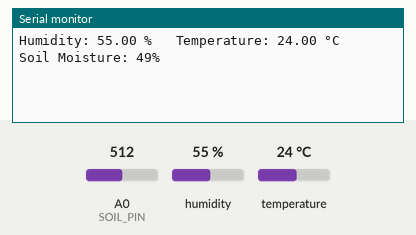
This sketch was run on a simulated ESP8266 (NodeMCU). Parts: the last lines printed to the serial monitor. The inputs (shaded band) are chosen by the test bench; at power-on: humidity 55 %, A0 (SOIL_PIN) = 512, temperature 24 °C. WiFi joins after 1.5 s; servers stay silent unless stated.

Above: at 3.0 s.
3.1 s: humidity set to 22 %
At 4.4 s:
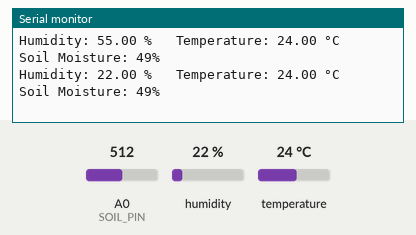
5.8 s: A0 (SOIL_PIN) set to 716
At 6.2 s:
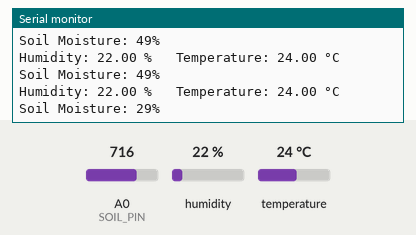
8.5 s: temperature set to 12 °C
At 10.9 s:
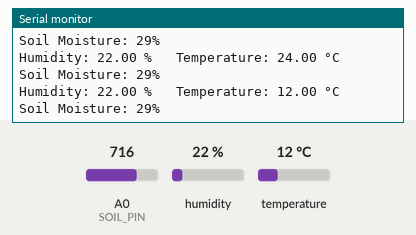
11.2 s: A0 (SOIL_PIN) set to 900
At 12.7 s:
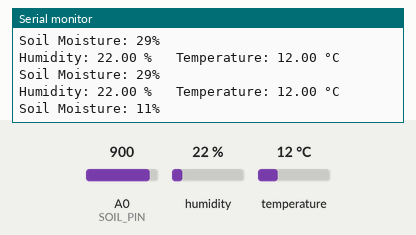
13.9 s: humidity set to 40 %
At 14.5 s:
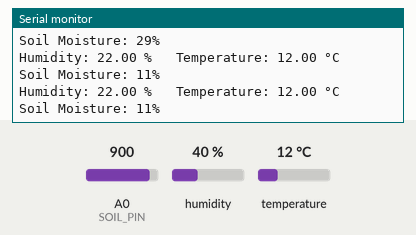
Timing chart, 0 to 16.9 s (numbered marks = the images above; inputs shaded):
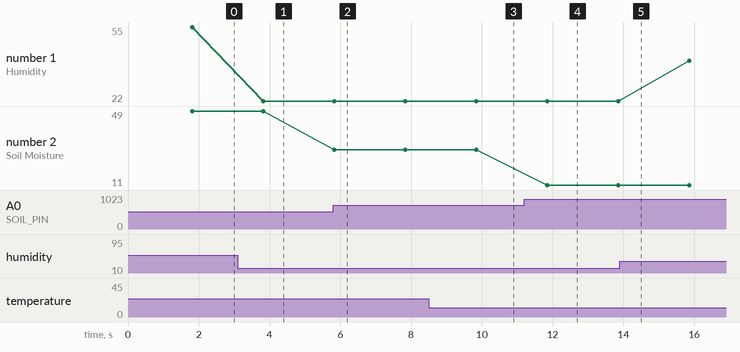

Measured:
- after the input at 3.1 s, the serial monitor: prints a new line after 0.72 s (image 1)
- after the input at 5.8 s, the serial monitor: prints a new line at once (image 2)
- after the input at 8.5 s, the serial monitor: prints a new line after 1.3 s (image 3)
- after the input at 11.2 s, the serial monitor: prints a new line after 0.64 s (image 4)
- plotted number 1: 55 → 22 after the input at 3.1 s, 22 → 40 after the input at 13.9 s
- plotted number 2: 49 → 29 after the input at 5.8 s, 29 → 11 after the input at 11.2 s

The sketch:

DHT22_and_soil.ino
```cpp
#define BLYNK_PRINT Serial
#define BLYNK_TEMPLATE_ID "TMPL6f0RGWq3p"
#define BLYNK_TEMPLATE_NAME "DHT22"
#define BLYNK_AUTH_TOKEN "1zqvVmKeDWXCKNNqzfplgHEYgu11lb0M"

#include <ESP8266WiFi.h>
#include <BlynkSimpleEsp8266.h>
#include <DHT.h>

#define DHTPIN D7
#define DHTTYPE DHT22

DHT dht(DHTPIN, DHTTYPE);
int SOIL_PIN = A0;

char ssid[] = "YOUR_WIFI_NAME";
char pass[] = "YOUR_PASSOWRD";

void setup()
{
  Serial.begin(9600);
  dht.begin();
  Blynk.begin(BLYNK_AUTH_TOKEN, ssid, pass);
  pinMode(SOIL_PIN, INPUT);
}

void dht22Data() {
    float h = dht.readHumidity();
    float t = dht.readTemperature();
    if (isnan(h) || isnan(t)) {
        Serial.println("Failed to read from DHT sensor!");
        return;
    }
    Serial.print("Humidity: "); Serial.print(h);
    Serial.print(" %\t Temperature: "); Serial.print(t);
    Serial.println(" °C");
    Blynk.virtualWrite(V0, t);
    Blynk.virtualWrite(V1, h);
}
void soilData()
{
    int soilValue = analogRead(SOIL_PIN);
    int moisturePercent = map(soilValue, 1023, 0, 0, 100);
    Serial.print("Soil Moisture: ");
    Serial.print(moisturePercent);
    Serial.println("%");
    Blynk.virtualWrite(V2, moisturePercent);
}

void loop()
{
  dht22Data();
  soilData();
  Blynk.run();
  delay(2000);
}
```
